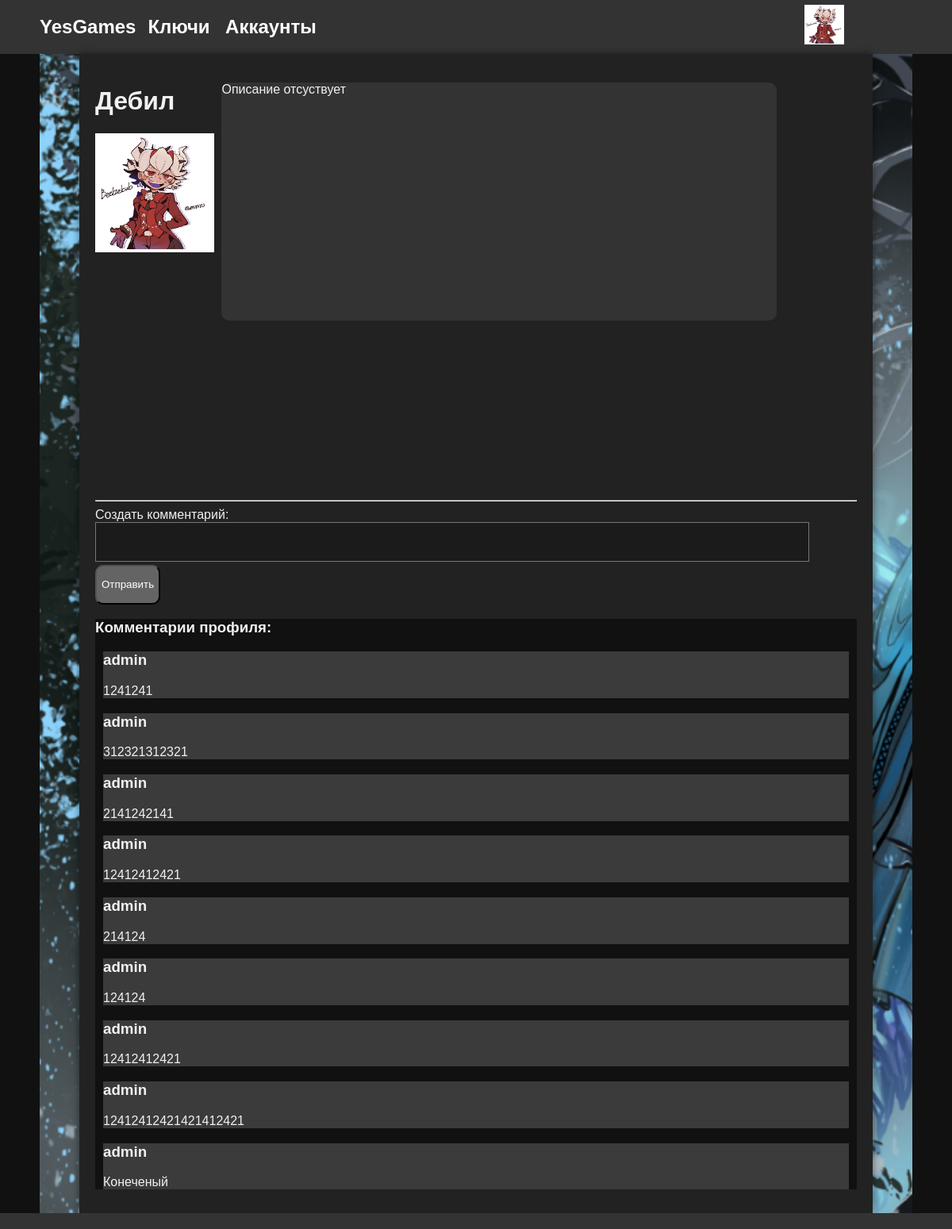
/users/profiles/1 (signed in), run on the app's committed database.
### users/models.py (models this page shows, shortened)
class Buyer(AbstractUser):
    description = models.TextField(verbose_name='Описание продавца',name='overviev',max_length='1000' ,blank=True)
    userpic = models.ImageField(upload_to='media', blank=True,verbose_name='фото')

class Comment(models.Model):
    object_id = models.PositiveIntegerField('ИД поста', default=1)
    Fromuser = models.ForeignKey(Buyer ,
                                 on_delete=models.CASCADE,
                                 related_name='comment_fromUser')
    recepiend = models.ForeignKey(Buyer ,
                                  on_delete=models.CASCADE,
                                  related_name="comments_received",)
    text = models.TextField(verbose_name='комментарий', max_length=200)
    created = models.DateTimeField(default=timezone.now )

### users/views.py (the view, shortened to what this page needs)
# urls.py: path('profiles/<int:pk>', views.UserDetails.as_view(), name='user-detail')
class UserDetails(DetailView):
    model = Buyer
    template_name = 'moreuserinf/userview.html'
    context_object_name = 'Buyer'
    def get(self,req,*args, **kwargs):
        buyer= self.get_object()
        buyerComments = buyer.comments_received.all()
        UserData = {
            'Buyer':buyer,
            "Comment":buyerComments
        }
        return render(req,self.template_name,UserData)

### users/templates/moreuserinf/userview.html (shortened to what this page needs)
{%extends 'face.html'%}
{%block content%}
<div>
    <div class="position">
        <h1>
                {{Buyer.username}}
        </h1>
        {%if Buyer.userpic %}
        <img src="{{Buyer.userpic.url}}" style="height: 150px; width: 150px;" alt="">
        {%else%}
        <img style="height: 150px; width: 150px;" alt="">
        {%endif%}
    </div>
    <div class="position" id="overviev" >
        {%if Buyer.overviev %}
       {{Buyer.overviev}}
       {%else%}
       Описание отсуствует
       {%endif%}
      </div>
</div>
<div><br></div>
<hr>
<form method="post" class="block-comment">
       <div>
        <label for="sendcomment">Создать комментарий:</label>
           <textarea type="text" name="text" id="sendcomment"></textarea>
           <button class="btn" type="submit">Отправить</button>
        </div>
</form>
<div class="blockcomment">
    <div class="center">
            <h3 >Комментарии профиля:</h3>
        </div>
        {%for i in Comment%}
        <div class="comments">
            <div id="author"><h3><a>{{i.Fromuser}} </a></h3></div>
            <div id="text">{{i.text}}</div>
        </div>
        {%endfor%}
    </div>
</div>
{%endblock%}

### main/templates/face.html (shortened to what this page needs)
<!DOCTYPE html>
{%load static%}
<html lang="en">
<head>
    <link rel="stylesheet" href={% static "css/styles.css" %}>
</head>
<body>
    <div class="navbar">
        <div><a href={% url 'main' %}> <h2>YesGames</h2> </a> </div>
        <div class="position">
            <div class="position">
                <a href="#"><h2>Ключи</h2></a>
            </div>
            <div class="position">
                <a href="#"><h2>Аккаунты</h2> </a>
           </div>
        </div>
        {% if request.user.is_authenticated %}
        {% if user.userpic %}
        <div class="userpic">
            <a href="{% url "profile" %}" id="useracc">
                <img src="{{user.userpic.url}} " style="width: 50px; height: 50px;" alt="">  </a>
            {%else %}
            <a href="{% url 'profile' %}"><h1>{{user.username}}</h1> </a>
            {%endif%}
            {%else%}
            <a href={% url "profile" %} ><h3>Войти|Регистрация </h3> </a>
            {%endif%}
        </div>
    </div>
    <div class="content">
        {%block content %} {%endblock%}
    <div class="footer">
    </div>
    <div class="side-strip left-strip"></div>
    <div class="side-strip right-strip"></div>
</html>

### main/static/css/styles.css (style rules this page uses)
* { box-sizing: border-box; }
body { font-family: Arial, sans-serif; margin: 0; padding: 0; display: flex; flex-direction: column; min-height: 100; background: url('phone.png'); background-repeat:no-repeat; background-size:cover; color: #f1f1f1; overflow-x: hidden; }
.navbar { background-color: #333; color: white; display: flex; min-width: 100%; }
.navbar a { display: inline-block; text-align: center ; width: 10%; position: relative; left: 50px; height: 5%; padding-right: 15px; text-decoration: none; color: white; transition: background-color 0.3s; box-sizing: border-box; }
.content { justify-content: center; align-items:normal; background-color: #222; padding: 20px; min-width: 1000px; max-width: 1000px; min-height: 100vh; margin: 0 auto; box-shadow: 0 0 10px rgba(0, 0, 0, 0.5); }
.footer { background-color: #333; color: white; text-align: center; padding: 10px; }
.side-strip { position: fixed; top: 0; bottom: 0; width: 50px; background-color: #111; z-index: -1; }
.left-strip { left: 0; }
.right-strip { right: 0; }
#useracc { width: 15%; height: 15%; }
.comments { margin: 10px; margin-top: 10px; min-width: 50%; background-color: #3b3b3b; }
.blockcomment { background-color: #111; min-width: 900px; min-height: 150%; }
#sendcomment { color: aliceblue; height: 50px; min-width: 900px; resize: none; background-color: #1b1b1b; }
.btn { border-radius: 10px; color: white; transition: .2s linear; background: #646464; height: 50px; }
.userpic { position: relative; left: 50%; font-size: 5px; top: 6px; }
.position { position: relative; display: inline-block; }
#overviev { background-color: #333; position: relative; top: -200px; left: 5px; min-width: 700px; height: 300px; border-radius: 10px; }

### data on the page
Buyer: userpic (picture), username "Дебил"
Comment: Fromuser "admin", text "1241241"
Comment: Fromuser "admin", text "312321312321"
Comment: Fromuser "admin", text "2141242141"
Comment: Fromuser "admin", text "12412412421"
Comment: Fromuser "admin", text "214124"
Comment: Fromuser "admin", text "124124"
Comment: Fromuser "admin", text "12412412421"
Comment: Fromuser "admin", text "12412412421421412421"
Comment: Fromuser "admin", text "Конеченый"
